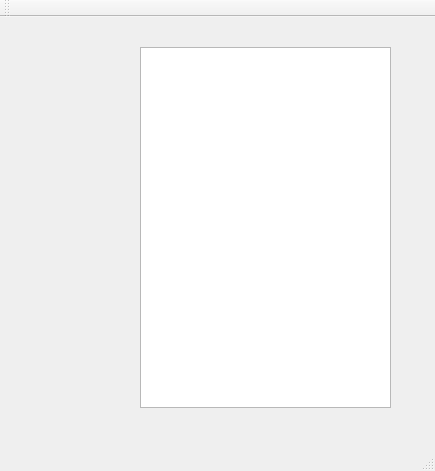
<?xml version="1.0" encoding="UTF-8"?>
<ui version="4.0">
 <class>MainWindow</class>
 <widget class="QMainWindow" name="MainWindow">
  <property name="geometry">
   <rect>
    <x>0</x>
    <y>0</y>
    <width>435</width>
    <height>471</height>
   </rect>
  </property>
  <property name="windowTitle">
   <string>MainWindow</string>
  </property>
  <widget class="QWidget" name="centralWidget">
   <widget class="QTextEdit" name="Affichage">
    <property name="geometry">
     <rect>
      <x>140</x>
      <y>30</y>
      <width>251</width>
      <height>361</height>
     </rect>
    </property>
   </widget>
  </widget>
  <widget class="QMenuBar" name="menuBar">
   <property name="geometry">
    <rect>
     <x>0</x>
     <y>0</y>
     <width>435</width>
     <height>21</height>
    </rect>
   </property>
  </widget>
  <widget class="QToolBar" name="mainToolBar">
   <attribute name="toolBarArea">
    <enum>TopToolBarArea</enum>
   </attribute>
   <attribute name="toolBarBreak">
    <bool>false</bool>
   </attribute>
  </widget>
  <widget class="QStatusBar" name="statusBar"/>
 </widget>
 <layoutdefault spacing="6" margin="11"/>
 <resources/>
 <connections/>
</ui>
